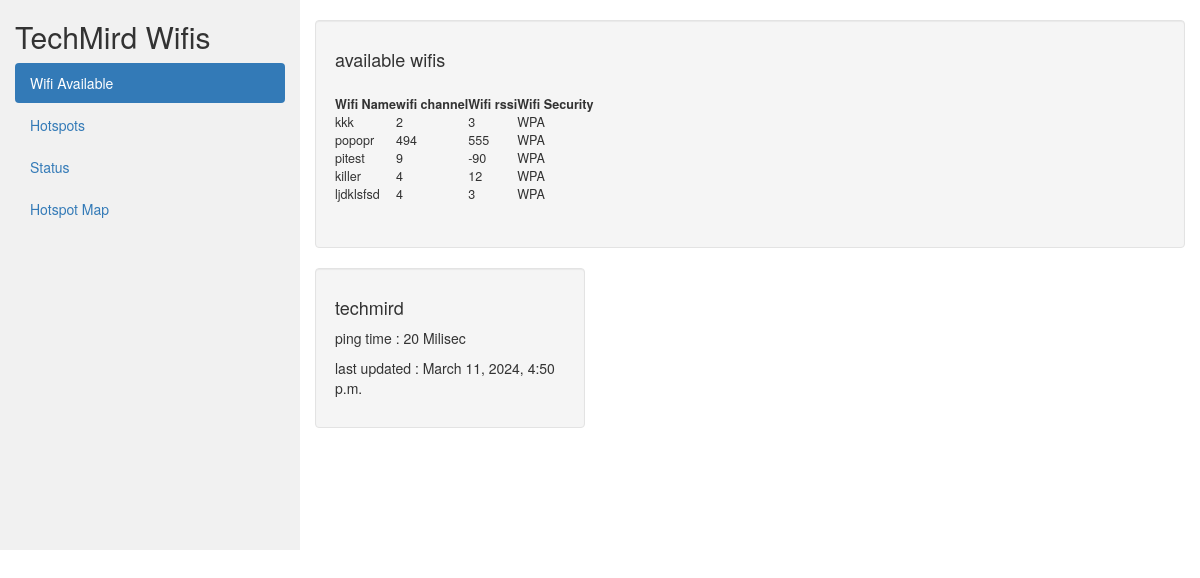
The page /dash/dash on the database as committed earlier.
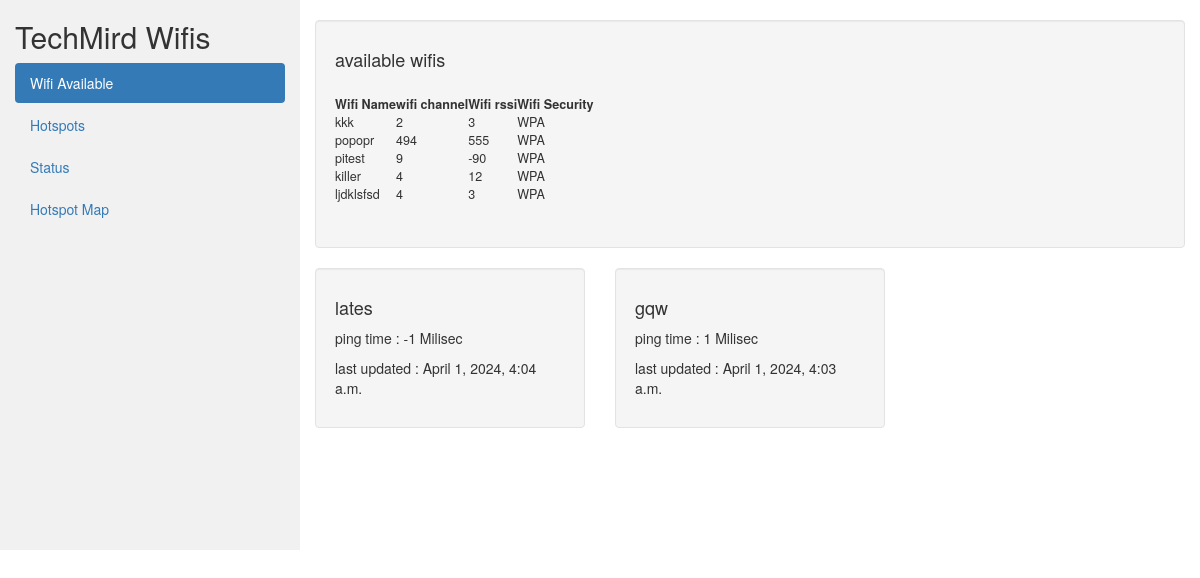
The same page on the database as committed later.
### dashmon/models.py (models this page shows)
class Wifis(models.Model):
    ssid = models.CharField(max_length=100)
    channel = models.IntegerField()
    rssi = models.IntegerField()
    date_time = models.DateTimeField(auto_now=True)

class PingTime(models.Model):
    ssid = models.CharField(max_length=100)
    ping_time = models.FloatField(default=0.0)
    ping_date_time = models.DateTimeField(auto_now=True)

### dashmon/views.py (the view)
# urls.py: path('dash', show_status, name='show_status')
def show_status(request):
    wifi_status = Wifis.objects.all().order_by("-date_time")[:5]
    pingtimes = PingTime.objects.all().order_by("-ping_date_time")[:2]
    context = {
        'wifi_status': wifi_status,
        'pingtimes': pingtimes,
    }
    return render(request, 'dash.html', context)

### dashmon/templates/dash.html (shortened to what this page needs)
{% extends 'base.html' %}
{% block body %}
<div class="container-fluid">
  <div class="row content">
    <div class="col-sm-3 sidenav hidden-xs">
      <h2>TechMird Wifis</h2>
      <ul class="nav nav-pills nav-stacked">
        <li class="active"><a href="#section1">Wifi Available</a></li>
        <li><a href="#section2">Hotspots</a></li>
        <li><a href="#section3">Status</a></li>
        <li><a href="#section3">Hotspot Map</a></li>
      </ul><br>
    </div>
    <br>
    <div class="col-sm-9">
      <div class="well">
        <h4>available wifis</h4>
          {% if wifi_status %}
          <table class="styled_table">
              <thead>
              <tr>
                  <th> Wifi Name </th>
                  <th> wifi channel </th>
                  <th> Wifi rssi </th>
                  <th> Wifi Security </th>
              </tr>
              </thead>
              <tbody>
              {% for wifi in wifi_status %}
              <tr>
                  <td>{{ wifi.ssid }}</td>
                  <td>{{wifi.channel}}</td>
                  <td>{{wifi.rssi}}</td>
                  <td>WPA</td>
              </tr>
              {% endfor %}
              </tbody>
          </table>
          {% else %}
          <p>no wifi availabel</p>
          {% endif %}
      </div>
      {% if pingtimes %}
      <div class="row">
        {% for pingtime in pingtimes %}
        <div class="col-sm-4">
          <div class="well">
            <h4>{{ pingtime.ssid }}</h4>
            <p>ping time : {{ pingtime.ping_time }} Milisec</p>
            <p>last updated : {{ pingtime.ping_date_time }}</p>
          </div>
        </div>
        {% endfor %}
      </div>
      {% endif %}
{% endblock %}

### dashmon/templates/base.html (shortened to what this page needs)
{% load static %}
<!DOCTYPE html>
<html lang="en">
<head>
  {% block head %}
  <link rel="stylesheet" href="https://maxcdn.bootstrapcdn.com/bootstrap/3.4.1/css/bootstrap.min.css">
  <link rel="stylesheet" href="{% static 'base.css' %}">
  {% endblock %}
</head>
<body>
{% block body %}{% endblock %}
</body>
</html>

### dashmon/templates/static/base.css (style rules this page uses)
.styled_table { border-collapse: collapse; margin: 25px 0; font-size: 0.9em; }

### dashmon/templates/base.html (style rules this page uses)
.row.content { height: 550px }
.sidenav { background-color: #f1f1f1; height: 100%; }

Rows that differ between the two databases and show on the page:
removed PingTime: ssid "techmird", ping_time "20", ping_date_time "March 11, 2024, 4:50 p.m."
added PingTime: ssid "lates", ping_time "-1", ping_date_time "April 1, 2024, 4:04 a.m."
added PingTime: ssid "gqw", ping_time "1", ping_date_time "April 1, 2024, 4:03 a.m."
